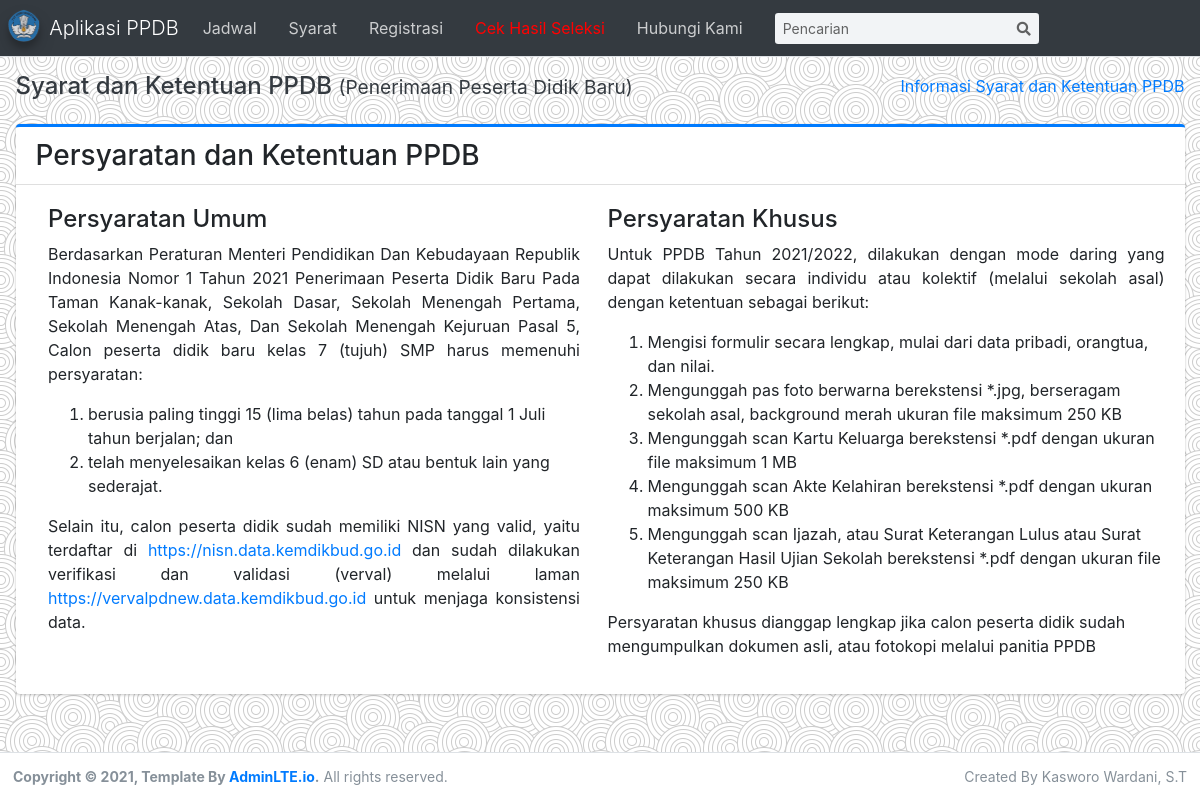
/index.php?p=syarat, run on the app's committed database.
### tables this page shows
CREATE TABLE `tb_dsrhkm` (
  `idhkm` int(11) NOT NULL AUTO_INCREMENT,
  `nmhkm` varchar(255) NOT NULL,
  `kdthpel` char(5) NOT NULL,
  PRIMARY KEY (`idhkm`)
);

CREATE TABLE `tb_aythkm` (
  `idayt` int(11) NOT NULL AUTO_INCREMENT,
  `idpsl` int(11) NOT NULL,
  `isiayt` varchar(255) NOT NULL,
  PRIMARY KEY (`idayt`)
);

CREATE TABLE `tb_thpel` (
  `kdthpel` char(5) NOT NULL,
  `nmthpel` varchar(50) DEFAULT NULL,
  `aktif` char(1) DEFAULT NULL,
  `awal` date NOT NULL,
  PRIMARY KEY (`kdthpel`)
);

CREATE TABLE `tb_syarat` (
  `kdsyarat` char(12) NOT NULL DEFAULT 'NULL',
  `kdthpel` char(5) DEFAULT NULL,
  `nmsyarat` varchar(250) DEFAULT NULL,
  `aktif` enum('0','1') DEFAULT NULL,
  `tampil` varchar(50) DEFAULT NULL,
  `aksyarat` varchar(50) DEFAULT NULL,
  PRIMARY KEY (`kdsyarat`),
  KEY `kdthpel` (`kdthpel`)
);

### common.php (called while the page is built, shortened)
<?php
    $conn=mysqli_connect("localhost","root","password");
    mysqli_select_db($conn,"smpnlipa_ppdb") or die('Error selecting MySQL database: ' . mysqli_error);
    function viewdata($tbl, $key='', $id='', $ord=''){
        global $conn;
        if($key=='' && $id=='' && $ord==''){
            $sql="SELECT*FROM $tbl";
        }
        elseif($ord==''){
            $sql="SELECT*FROM $tbl WHERE $key='$id'";
        }
        else {
            $sql="SELECT*FROM $tbl WHERE $key = '$id' ORDER BY $ord";
        }
        $result=mysqli_query($conn, $sql);
        $rows=[];
        while($row=mysqli_fetch_assoc($result)){
            $rows[]=$row;
        }
        return $rows;
    }
?>

### syarat.php (the view, shortened to what this page needs)
<?php
	$t=viewdata("tb_thpel","aktif","Y")[0];
	$thpel=substr($t['nmthpel'],0,9);
?>
<div class="card card-primary card-outline">
	<div class="card-header">
		<h3 class="m-0">Persyaratan dan Ketentuan PPDB</h3>
	</div>
	<div class="card-body">
		<div class="row align-items-start">
			<div class="col-sm-6" style="padding-left:20px;padding-right:20px">
				<h4>Persyaratan Umum</h4>
				<?php
					$dh=viewdata("v_dasarhukum")[0];
					$dasar=ucwords(strtolower($dh['nmhkm']));
					$pasal=ucwords(strtolower($dh['nmpasal'])).', '.$dh['isipasal'];
					$idpasal=$dh['idpsl'];
					$qay=viewdata("tb_aythkm","idpsl",$idpasal);
				?>
				<p align="justify">
					Berdasarkan <?php echo $dasar.' '.$pasal;?>
					<ol>
					<?php foreach($qay as $ay): ?>
						<li>
							<?php echo $ay['isiayt'];?>
						</li>
					<?php endforeach?>
					</ol>
				</p>
				<p align="justify">Selain itu, calon peserta didik sudah memiliki NISN yang valid, yaitu terdaftar di <a href="https://nisn.data.kemdikbud.go.id" target="_blank">https://nisn.data.kemdikbud.go.id</a> dan sudah dilakukan verifikasi dan validasi (verval) melalui laman <a href="https://vervalpdnew.data.kemdikbud.go.id" target="_blank">https://vervalpdnew.data.kemdikbud.go.id</a> untuk menjaga konsistensi data.<p>
			</div>
			<div class="col-sm-6">
				<h4>Persyaratan Khusus</h4>
				<p align="justify">
				Untuk PPDB Tahun <?php echo $thpel;?>, dilakukan dengan mode daring yang dapat dilakukan secara individu atau kolektif (melalui sekolah asal) dengan ketentuan sebagai berikut:</p>
				<ol>
					<?php
						$syarat=viewdata("v_syarat");
						foreach($syarat as $row)
						{
					?>
					<li>
						<?php echo $row['nmsyarat'];?>
					</li>
					<?php }	?>
				</ol>
                <p>Persyaratan khusus dianggap lengkap jika calon peserta didik sudah mengumpulkan dokumen asli, atau fotokopi melalui panitia PPDB</p>
            </div>
		</div>
	</div>
</div>

### data on the page
tb_dsrhkm: nmhkm "Peraturan Menteri Pendidikan Dan Kebudayaan Republik Indonesia Nomor 1 Tahun 2021 Penerimaan Peserta Didik Baru Pada Taman Kanak-kanak, Sekolah Dasar, Sekolah Menengah Pertama, Sekolah Menengah Atas, Dan Sekolah Menengah Kejuruan"
tb_aythkm: isiayt "berusia paling tinggi 15 (lima belas) tahun pada tanggal 1 Juli tahun berjalan; dan"
tb_aythkm: isiayt "telah menyelesaikan kelas 6 (enam) SD atau bentuk lain yang sederajat."
tb_thpel: nmthpel "2021/2022"
tb_syarat: nmsyarat "Mengisi formulir secara lengkap, mulai dari data pribadi, orangtua, dan nilai."
tb_syarat: nmsyarat "Mengunggah pas foto berwarna berekstensi *.jpg, berseragam sekolah asal, background merah ukuran file maksimum 250 KB"
tb_syarat: nmsyarat "Mengunggah scan Kartu Keluarga berekstensi *.pdf dengan ukuran file maksimum 1 MB"
tb_syarat: nmsyarat "Mengunggah scan Akte Kelahiran berekstensi *.pdf dengan ukuran maksimum 500 KB"
tb_syarat: nmsyarat "Mengunggah scan Ijazah, atau Surat Keterangan Lulus atau Surat Keterangan Hasil Ujian Sekolah berekstensi *.pdf dengan ukuran file maksimum 250 KB"

### other printed values
$info "Informasi Syarat dan Ketentuan PPDB"
$pasal "Pasal 5, Calon peserta didik baru kelas 7 (tujuh) SMP harus memenuhi persyaratan:"
